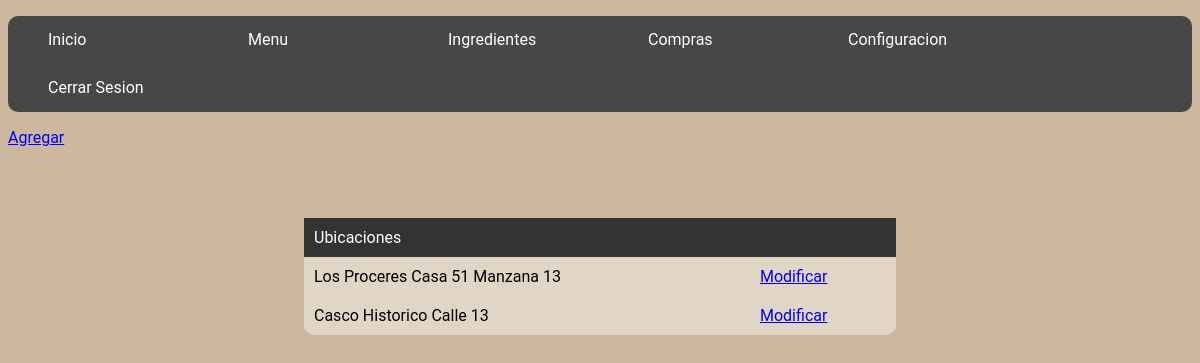
/direcciones/ubicacionesV.php (signed in), run on the app's committed database.
### tables this page shows
CREATE TABLE `direcciones` (
  `id` int(255) NOT NULL,
  `ubicacion` varchar(255) NOT NULL,
  `usuario` varchar(255) NOT NULL
);

### direcciones/ubicacionesV.php (the view, shortened to what this page needs)
<?php
$privilegio=$_SESSION["privilegio"];
$usuario=$_SESSION["usuario"];
?>
<!DOCTYPE html>
<html>
<head>
</head>
<body>
<?php if ($privilegio == 1) {
?>
<nav>
	<ul>
		<li><a href="">Inicio</a></li>
		<li><a href="">Menu</a>
		</li>
		<li><a href="../ingredientes/ingredientesV.php">Ingredientes</a></li>
		<li><a href="../compras/admin/comprasV.php">Compras</a></li>
		<li><a href="">Configuracion</a>
		</li>
		<li><a href="../desloguear.php">Cerrar Sesion</a></li>
	</ul>
</nav>
<?php }?>
<a href="/empanadas/direcciones/ubicacionesR.php">Agregar</a>
<table>
	<thead>
		<td>Ubicaciones</td>
		<td></td>
	</thead>
<?php
        $conexion=mysqli_connect('localhost','root','','empanadas');
        $sql="SELECT * FROM direcciones WHERE usuario ='$usuario'";
        $result=mysqli_query($conexion,$sql);
        while($mostrar=mysqli_fetch_array($result)){
            $id = $mostrar['id'];
         ?>
<div class="relleno">
<tr>
	<td><?php echo $mostrar['ubicacion'] ?></td>
    <td><?php echo"<a href='ubicacionesM1.php?id=$id'>Modificar</a>";?></td>
</tr>
</div>
<?php
}
?>
</table>
</body>
</html>

### direcciones/ubicacionesV.php (style rules this page uses)
body { background: url(../img/bgg.png); font-family: 'Roboto'; }
nav ul { list-style: none; padding: 0; border-radius: 10px; }
nav li { line-height: 3rem; position: relative; width: 200px; }
nav a { color: #fff; display: block; padding: 0 2.5em; text-decoration: none; transition: .5s; }
nav > ul { background: #474747; display: table; width: 100%; }
nav > ul > li { float: left; }
table { background: rgba(255, 255, 255, 0.4); text-align: left; border-collapse: collapse; width: 50%; transition: all .5s ease; margin: 6% auto; border-radius: 10px; }
td, tr { padding: 10px; }
thead { background-color: #333; color: white; }

### data on the page
direcciones: ubicacion "Los Proceres Casa 51 Manzana 13"
direcciones: ubicacion "Casco Historico Calle 13"
